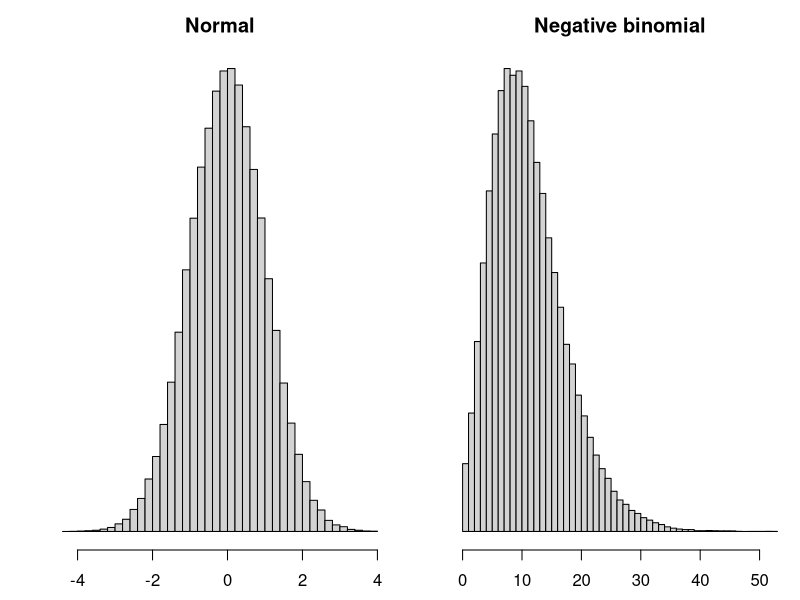
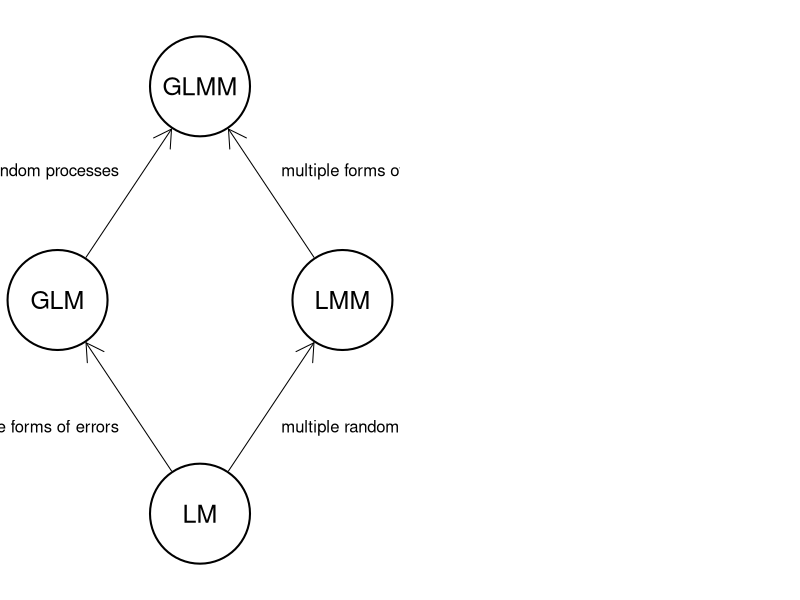
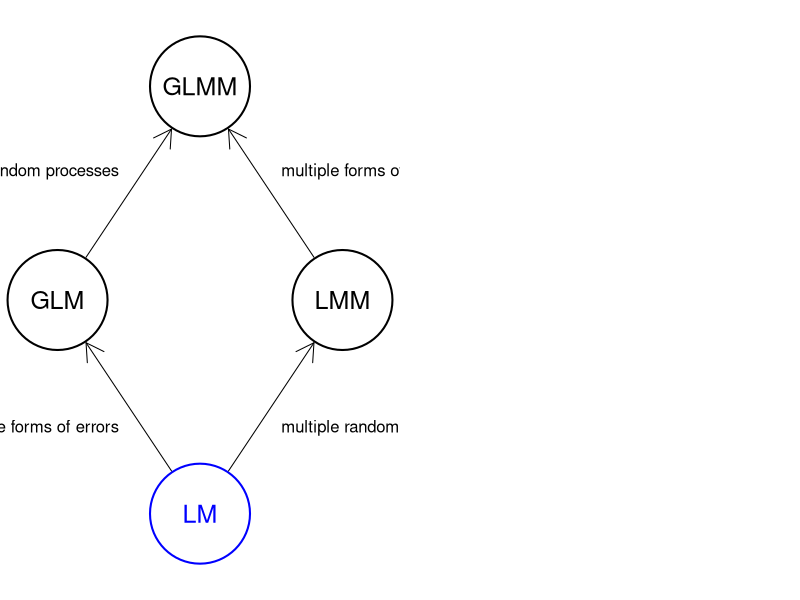
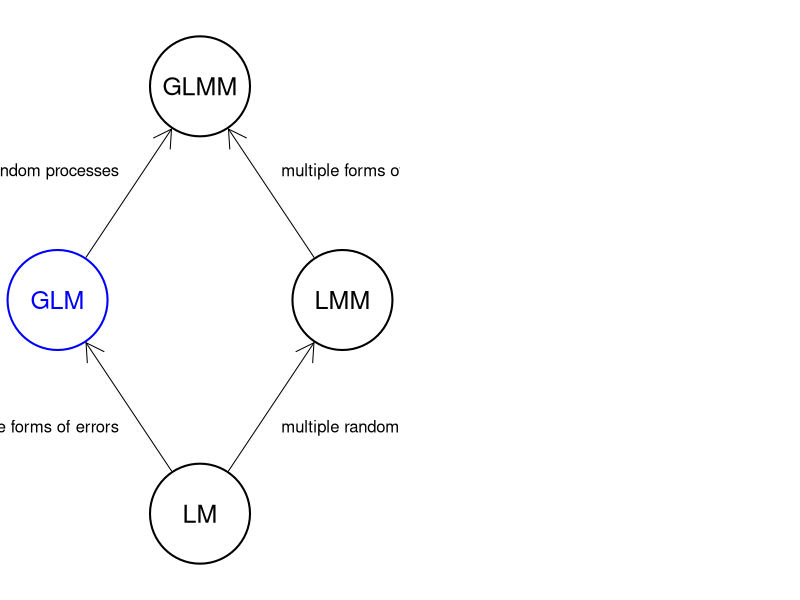
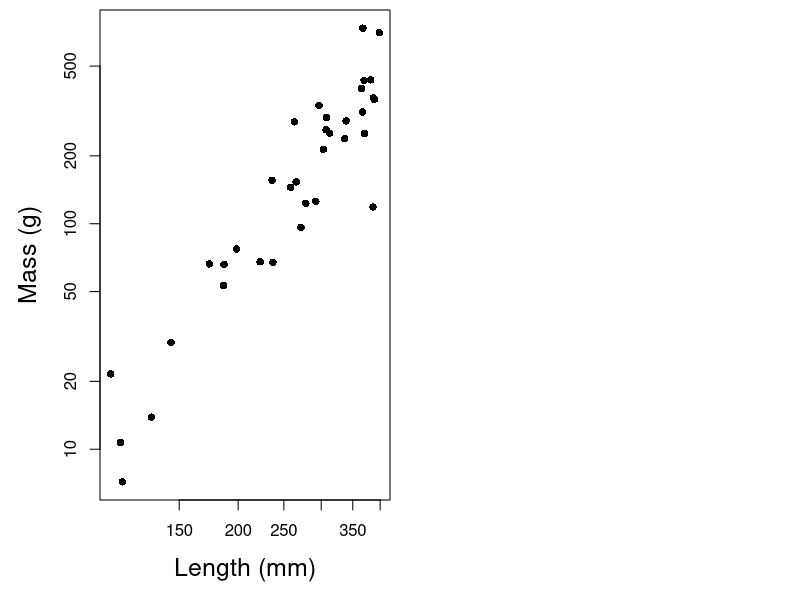
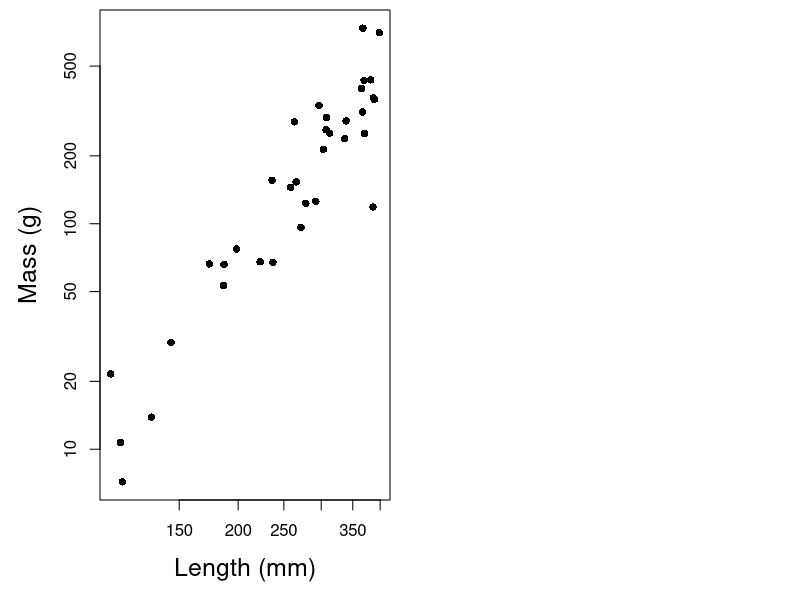
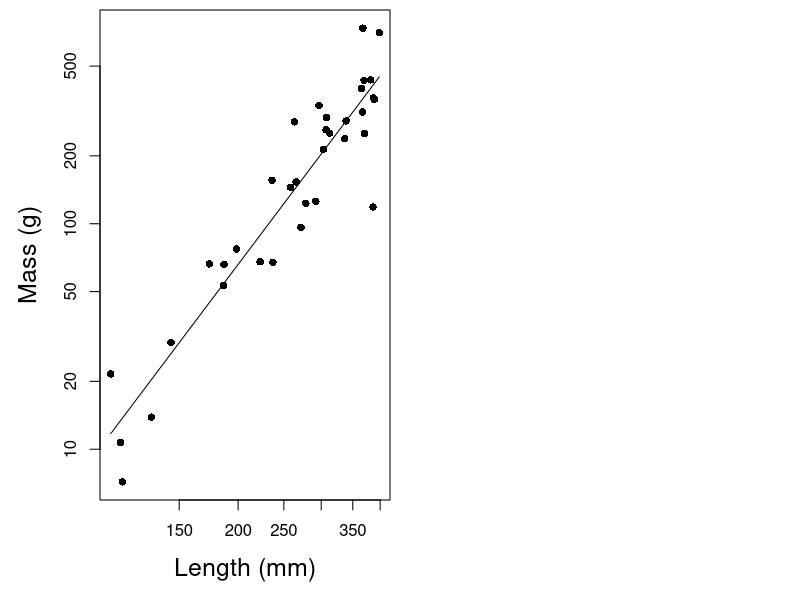
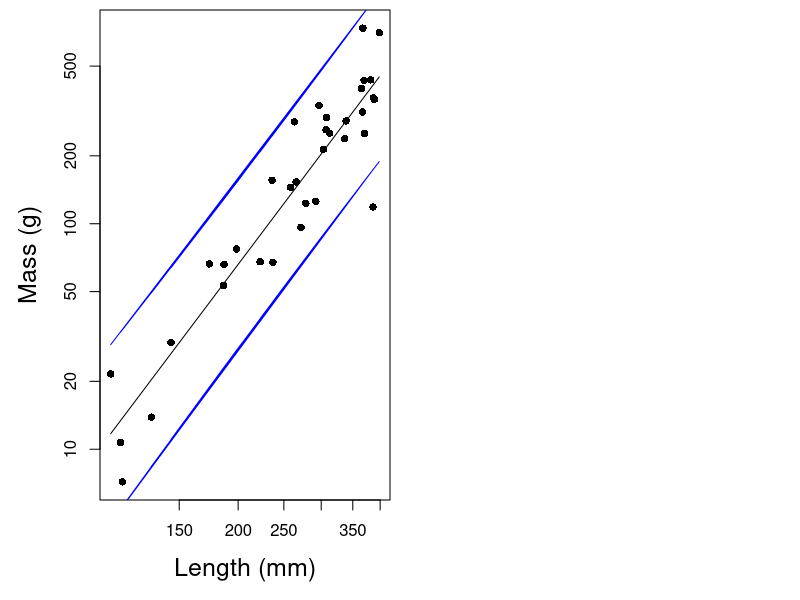

Recreate these plots in R, in order.
## ---- chunk 1
knitr::opts_chunk$set(echo = FALSE)
## ---- chunk 2
par(mfrow = c(1, 2), mai = c(0.5, 0.5, 0.5, 0.1), omi = rep(0, 4), bg = NA)

hist(rnorm(1e5), breaks = 50,
     yaxt = "n", xlab = expression(epsilon), main = "Normal")

hist(rnbinom(1e5, 5, 0.3), breaks = 50,
     yaxt = "n", xlab = expression(epsilon), main = "Negative binomial")
## ---- chunk 3
par(mai = rep(0, 4), omi = rep(0, 4), bg = NA)

## order: GLM, LM, GLMM, LMM
xx <- c(1, 2, 2, 3) * 10
yy <- c(2, 1, 3, 2) * 10

plot(c(7, 33), c(7, 33), type = "n", xlim = c(7, 33), ylim = c(7, 33),
     xaxt = "n", yaxt = "n", xlab = "", ylab = "",
     bty = "n")
symbols(xx, yy, circle = rep(2, 4), inches = 0.5, add = TRUE,
        lwd = 2, bg = "white")
text(xx, yy, c("GLM", "LM", "GLMM", "LMM"), cex = 1.5)
## from LM to GLM
arrows(xx[2]-2, yy[2]+2, xx[1]+2, yy[1]-2, length = 0.2)
text(15, 14, "multiple forms of errors", pos = 2)
## from LM to LMM
arrows(xx[2]+2, yy[2]+2, xx[4]-2, yy[4]-2, length = 0.2)
text(25, 14, "multiple random processes", pos = 4)
## from GLM to GLMM
arrows(xx[1]+2, yy[1]+2, xx[3]-2, yy[3]-2, length = 0.2)
text(15, 26, "multiple random processes", pos = 2)
## from LMM to GLMM
arrows(xx[4]-2, yy[4]+2, xx[3]+2, yy[3]-2, length = 0.2)
text(25, 26, "multiple forms of errors", pos = 4)
## ---- chunk 4
par(mai = rep(0, 4), omi = rep(0, 4), bg = NA)

## order: GLM, LM, GLMM, LMM
xx <- c(1, 2, 2, 3) * 10
yy <- c(2, 1, 3, 2) * 10

plot(c(7, 33), c(7, 33), type = "n", xlim = c(7, 33), ylim = c(7, 33),
     xaxt = "n", yaxt = "n", xlab = "", ylab = "",
     bty = "n")
symbols(xx, yy, circle = rep(2, 4), inches = 0.5, add = TRUE,
        lwd = 2, fg = c("black", "blue", "black", "black"), bg = "white")
text(xx, yy, c("GLM", "LM", "GLMM", "LMM"), cex = 1.5,
     col = c("black", "blue", "black", "black"))
## from LM to GLM
arrows(xx[2]-2, yy[2]+2, xx[1]+2, yy[1]-2, length = 0.2)
text(15, 14, "multiple forms of errors", pos = 2)
## from LM to LMM
arrows(xx[2]+2, yy[2]+2, xx[4]-2, yy[4]-2, length = 0.2)
text(25, 14, "multiple random processes", pos = 4)
## from GLM to GLMM
arrows(xx[1]+2, yy[1]+2, xx[3]-2, yy[3]-2, length = 0.2)
text(15, 26, "multiple random processes", pos = 2)
## from LMM to GLMM
arrows(xx[4]-2, yy[4]+2, xx[3]+2, yy[3]-2, length = 0.2)
text(25, 26, "multiple forms of errors", pos = 4)
## ---- chunk 5
par(mai = rep(0, 4), omi = rep(0, 4), bg = NA)

## order: GLM, LM, GLMM, LMM
xx <- c(1, 2, 2, 3) * 10
yy <- c(2, 1, 3, 2) * 10

plot(c(7, 33), c(7, 33), type = "n", xlim = c(7, 33), ylim = c(7, 33),
     xaxt = "n", yaxt = "n", xlab = "", ylab = "",
     bty = "n")
symbols(xx, yy, circle = rep(2, 4), inches = 0.5, add = TRUE,
        lwd = 2, fg = c("blue", "black", "black", "black"), bg = "white")
text(xx, yy, c("GLM", "LM", "GLMM", "LMM"), cex = 1.5,
     col = c("blue", "black", "black", "black"))
## from LM to GLM
arrows(xx[2]-2, yy[2]+2, xx[1]+2, yy[1]-2, length = 0.2)
text(15, 14, "multiple forms of errors", pos = 2)
## from LM to LMM
arrows(xx[2]+2, yy[2]+2, xx[4]-2, yy[4]-2, length = 0.2)
text(25, 14, "multiple random processes", pos = 4)
## from GLM to GLMM
arrows(xx[1]+2, yy[1]+2, xx[3]-2, yy[3]-2, length = 0.2)
text(15, 26, "multiple random processes", pos = 2)
## from LMM to GLMM
arrows(xx[4]-2, yy[4]+2, xx[3]+2, yy[3]-2, length = 0.2)
text(25, 26, "multiple forms of errors", pos = 4)
## ---- chunk 6
## simulated data
set.seed(123)
nn <- 35
L10_length <- log(runif(nn, 100, 400), 10)
L10_mass <- -5.3 + 3.1 * L10_length + rnorm(nn, 0, 0.2)

par(mai = c(1, 1, 0.1, 0.1), omi = rep(0, 4), bg = NA)
plot(10^(L10_length), 10^(L10_mass), pch = 16, log = "xy",
     ylab = "Mass (g)", xlab = "Length (mm)", cex.lab = 1.5)
## ---- chunk 7
m1 <- lm(L10_mass ~ 1)
summary(m1)
## ---- chunk 8
m2 <- lm(L10_mass ~ L10_length)
summary(m2)
## ---- chunk 9
## simulated data
set.seed(123)
nn <- 35
L10_length <- log(runif(nn, 100, 400), 10)
L10_mass <- -5.3 + 3.1 * L10_length + rnorm(nn, 0, 0.2)

par(mai = c(1, 1, 0.1, 0.1), omi = rep(0, 4), bg = NA)
plot(10^(L10_length), 10^(L10_mass), pch = 16, log = "xy",
     ylab = "Mass (g)", xlab = "Length (mm)", cex.lab = 1.5)
## ---- chunk 10
m1 <- lm(L10_mass ~ 1)
summary(m1)
## ---- chunk 11
m2 <- lm(L10_mass ~ L10_length)
summary(m2)
## ---- chunk 12
AIC(m1, m2)
## ---- chunk 13
AIC(m1, m2)
## ---- chunk 14
fit_mass <- predict(m2)

par(mai = c(1, 1, 0.1, 0.1), omi = rep(0, 4), bg = NA)
plot(10^(L10_length), 10^(L10_mass), pch = 16, log = "xy",
     ylab = "Mass (g)", xlab = "Length (mm)", cex.lab = 1.5)
lines(10^(L10_length), 10^(fit_mass))
## ---- chunk 15
## prediction on the log10 scale
L10_mass_pred <- predict(m2, data.frame(L10_length = log(250, 10)))
## prediction in normal space
round(10^L10_mass_pred, 1)
## ---- chunk 16
fit_mass_2 <- predict(m2, interval = "prediction")

par(mai = c(1, 1, 0.1, 0.1), omi = rep(0, 4), bg = NA)
plot(10^(L10_length), 10^(L10_mass), pch = 16, log = "xy",
     ylab = "Mass (g)", xlab = "Length (mm)", cex.lab = 1.5)
lines(10^(L10_length), 10^(fit_mass_2[,"fit"]))
lines(10^(L10_length), 10^(fit_mass_2[,"upr"]), col = "blue")
lines(10^(L10_length), 10^(fit_mass_2[,"lwr"]), col = "blue")
## ---- chunk 17
## prediction on the log10 scale
L10_mass_pred <- predict(m2, data.frame(L10_length = log(250, 10)),
                         interval = "prediction")
## prediction in normal space
round(10^L10_mass_pred, 1)
